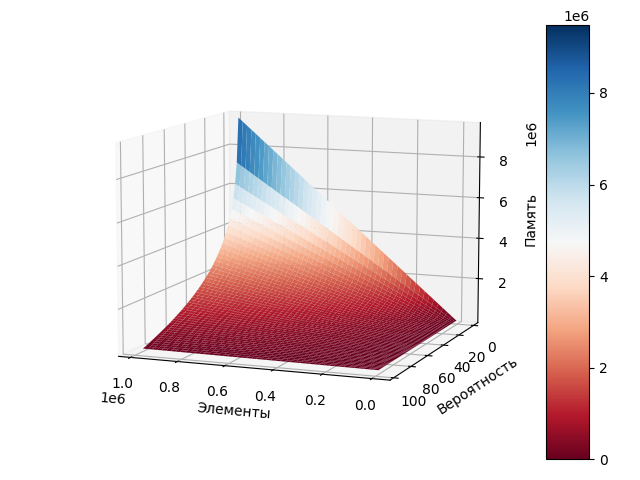

Reproduce this figure in Python.
#
# @file BloomFilterMemory.py
#
# @author Pavel Chursin
# @date Oct 2020
#

import matplotlib.pyplot as plt
import numpy as np
import math
from pylab import meshgrid

def memory(capacity, errorProbably):
    return -((capacity * np.log(errorProbably / 100)) / 0.4761)

capacities = np.arange(11, 1000000, 19999.78)
probabilities = np.arange(1, 99, 1.96)

x, y = meshgrid(capacities, probabilities)

z = memory(x, y)

fig = plt.figure()
ax = fig.gca(projection='3d')
surf = ax.plot_surface(x, y, z, rstride=1, cstride=1,vmin=0, vmax=np.nanmax(z), 
                       linewidth=0, cmap=plt.cm.RdBu, antialiased=True)

ax.set_xlabel('Элементы')
ax.set_ylabel('Вероятность')
ax.set_zlabel('Память')
fig.colorbar(surf, shrink=1, aspect=10, fraction=.1, panchor=(1.0, 0.0))
plt.show()
